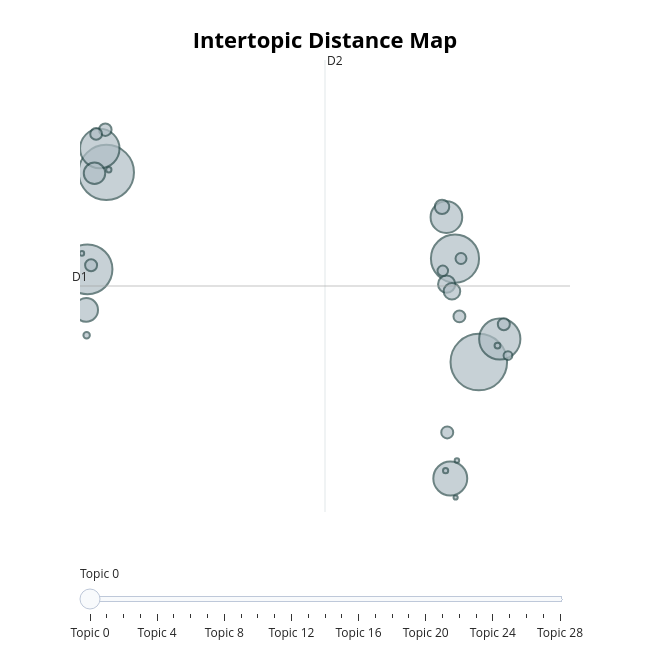

Notebook code cell kept with this figure:
### Code cell
topic_model2.visualize_topics()

### Figure 1 — Plotly figure (JSON) as saved in the notebook; plotly's stock layout.template omitted (floating-point values rounded to 4 significant figures)
{"data": [{"customdata": [[0, "town | license | authorize | beverage | alcoholic", 4256], [1, "health | correction | communication | plan | report", 4062], [2, "police | officer | court | safety | trial", 3295], [3, "tax | appropriation | amendment | credit | legislative", 3081], [4, "energy | water | gas | fuel | resource", 2263], [5, "retirement | veteran | disability | benefit | pension", 2069], [6, "bridge | transportation | vehicle | designate | transit", 1531], [7, "education | school | high | student | elementary", 1332], [8, "child | family | developmental | foster | custody", 742], [9, "marijuana | prescription | drug | cannabis | tobacco", 611], [10, "voting | voter | election | ballot | vote", 393], [11, "insurance | automobile | group | claim | damage", 365], [12, "gaming | athletic | sport | racing | horse", 276], [13, "disease | hiv | immunization | vaccine | arbovirus", 207], [14, "food | restaurant | nutrition | labeling | meal", 192], [15, "telephone | device | cable | internet | broadband", 191], [16, "harassment | discrimination | bullying | disparity | gender", 191], [17, "group | clarify | define | observation | classify", 188], [18, "day | month | awareness | american | designate", 186], [19, "document | current | joint | authorize | certain", 160], [20, "business | economic | small | development | government", 148], [21, "lighting | light | metering | plant | net", 103], [22, "marriage | alimony | therapist | divorce | payment", 55], [23, "pole | utility | relocation | wire | double", 46], [24, "cancer | screening | breast | detection | colorectal", 37], [25, "noise | sound | motorcycle | level | low", 36], [26, "flag | seal | motto | holder | commemorative", 28], [27, "elevator | abigail | adams | scholarship | john", 26], [28, "schedule | transfer | revise | affiliate | comptroller", 23]], "hovertemplate": "<b>Topic %{customdata[0]}</b><br>%{customdata[1]}<br>Size: %{customdata[2]}", "legendgroup": "", "marker": {"color": "#B0BEC5", "line": {"color": "DarkSlateGrey", "width": 2}, "size": [4256, 4062, 3295, 3081, 2263, 2069, 1531, 1332, 742, 611, 393, 365, 276, 207, 192, 191, 191, 188, 186, 160, 148, 103, 55, 46, 37, 36, 28, 26, 23], "sizemode": "area", "sizeref": 2.66, "symbol": "circle"}, "mode": "markers", "name": "", "orientation": "v", "showlegend": false, "type": "scatter", "x": [15.36, 0.4762, -0.2748, 14.41, 16.2, 0.2143, 14.22, 14.07, -0.3292, 0.003235, 14.08, 14.29, 13.89, 0.4359, 16.36, 14.1, -0.1332, 14.59, 0.0692, 14.65, 13.92, 16.53, -0.3113, 16.11, 0.5758, 14.04, -0.5012, 14.49, 14.44], "xaxis": "x", "y": [3.199, 5.816, 4.478, 4.627, 3.518, 6.145, 1.593, 5.198, 3.919, 5.803, 4.274, 4.176, 5.34, 6.406, 3.722, 2.229, 4.535, 3.829, 6.347, 4.629, 4.458, 3.289, 3.57, 3.426, 5.853, 1.701, 4.699, 1.842, 1.33], "yaxis": "y"}], "layout": {"annotations": [{"showarrow": false, "text": "D1", "x": -0.5764, "y": 4.249, "yshift": 10}, {"showarrow": false, "text": "D2", "x": 9.216, "xshift": 10, "y": 7.367}], "height": 650, "hoverlabel": {"bgcolor": "white", "font": {"family": "Rockwell", "size": 16}}, "legend": {"itemsizing": "constant", "tracegroupgap": 0}, "margin": {"t": 60}, "shapes": [{"line": {"color": "#CFD8DC", "width": 2}, "type": "line", "x0": 9.216, "x1": 9.216, "y0": 1.131, "y1": 7.367}, {"line": {"color": "#9E9E9E", "width": 2}, "type": "line", "x0": -0.5764, "x1": 19.01, "y0": 4.249, "y1": 4.249}], "sliders": [{"active": 0, "pad": {"t": 50}, "steps": [{"args": [{"marker.color": [["red", "#B0BEC5", "#B0BEC5", "#B0BEC5", "#B0BEC5", "#B0BEC5", "#B0BEC5", "#B0BEC5", "#B0BEC5", "#B0BEC5", "#B0BEC5", "#B0BEC5", "#B0BEC5", "#B0BEC5", "#B0BEC5", "#B0BEC5", "#B0BEC5", "#B0BEC5", "#B0BEC5", "#B0BEC5", "#B0BEC5", "#B0BEC5", "#B0BEC5", "#B0BEC5", "#B0BEC5", "#B0BEC5", "#B0BEC5", "#B0BEC5", "#B0BEC5"]]}], "label": "Topic 0", "method": "update"}, {"args": [{"marker.color": [["#B0BEC5", "red", "#B0BEC5", "#B0BEC5", "#B0BEC5", "#B0BEC5", "#B0BEC5", "#B0BEC5", "#B0BEC5", "#B0BEC5", "#B0BEC5", "#B0BEC5", "#B0BEC5", "#B0BEC5", "#B0BEC5", "#B0BEC5", "#B0BEC5", "#B0BEC5", "#B0BEC5", "#B0BEC5", "#B0BEC5", "#B0BEC5", "#B0BEC5", "#B0BEC5", "#B0BEC5", "#B0BEC5", "#B0BEC5", "#B0BEC5", "#B0BEC5"]]}], "label": "Topic 1", "method": "update"}, {"args": [{"marker.color": [["#B0BEC5", "#B0BEC5", "red", "#B0BEC5", "#B0BEC5", "#B0BEC5", "#B0BEC5", "#B0BEC5", "#B0BEC5", "#B0BEC5", "#B0BEC5", "#B0BEC5", "#B0BEC5", "#B0BEC5", "#B0BEC5", "#B0BEC5", "#B0BEC5", "#B0BEC5", "#B0BEC5", "#B0BEC5", "#B0BEC5", "#B0BEC5", "#B0BEC5", "#B0BEC5", "#B0BEC5", "#B0BEC5", "#B0BEC5", "#B0BEC5", "#B0BEC5"]]}], "label": "Topic 2", "method": "update"}, {"args": [{"marker.color": [["#B0BEC5", "#B0BEC5", "#B0BEC5", "red", "#B0BEC5", "#B0BEC5", "#B0BEC5", "#B0BEC5", "#B0BEC5", "#B0BEC5", "#B0BEC5", "#B0BEC5", "#B0BEC5", "#B0BEC5", "#B0BEC5", "#B0BEC5", "#B0BEC5", "#B0BEC5", "#B0BEC5", "#B0BEC5", "#B0BEC5", "#B0BEC5", "#B0BEC5", "#B0BEC5", "#B0BEC5", "#B0BEC5", "#B0BEC5", "#B0BEC5", "#B0BEC5"]]}], "label": "Topic 3", "method": "update"}, {"args": [{"marker.color": [["#B0BEC5", "#B0BEC5", "#B0BEC5", "#B0BEC5", "red", "#B0BEC5", "#B0BEC5", "#B0BEC5", "#B0BEC5", "#B0BEC5", "#B0BEC5", "#B0BEC5", "#B0BEC5", "#B0BEC5", "#B0BEC5", "#B0BEC5", "#B0BEC5", "#B0BEC5", "#B0BEC5", "#B0BEC5", "#B0BEC5", "#B0BEC5", "#B0BEC5", "#B0BEC5", "#B0BEC5", "#B0BEC5", "#B0BEC5", "#B0BEC5", "#B0BEC5"]]}], "label": "Topic 4", "method": "update"}, {"args": [{"marker.color": [["#B0BEC5", "#B0BEC5", "#B0BEC5", "#B0BEC5", "#B0BEC5", "red", "#B0BEC5", "#B0BEC5", "#B0BEC5", "#B0BEC5", "#B0BEC5", "#B0BEC5", "#B0BEC5", "#B0BEC5", "#B0BEC5", "#B0BEC5", "#B0BEC5", "#B0BEC5", "#B0BEC5", "#B0BEC5", "#B0BEC5", "#B0BEC5", "#B0BEC5", "#B0BEC5", "#B0BEC5", "#B0BEC5", "#B0BEC5", "#B0BEC5", "#B0BEC5"]]}], "label": "Topic 5", "method": "update"}, {"args": [{"marker.color": [["#B0BEC5", "#B0BEC5", "#B0BEC5", "#B0BEC5", "#B0BEC5", "#B0BEC5", "red", "#B0BEC5", "#B0BEC5", "#B0BEC5", "#B0BEC5", "#B0BEC5", "#B0BEC5", "#B0BEC5", "#B0BEC5", "#B0BEC5", "#B0BEC5", "#B0BEC5", "#B0BEC5", "#B0BEC5", "#B0BEC5", "#B0BEC5", "#B0BEC5", "#B0BEC5", "#B0BEC5", "#B0BEC5", "#B0BEC5", "#B0BEC5", "#B0BEC5"]]}], "label": "Topic 6", "method": "update"}, {"args": [{"marker.color": [["#B0BEC5", "#B0BEC5", "#B0BEC5", "#B0BEC5", "#B0BEC5", "#B0BEC5", "#B0BEC5", "red", "#B0BEC5", "#B0BEC5", "#B0BEC5", "#B0BEC5", "#B0BEC5", "#B0BEC5", "#B0BEC5", "#B0BEC5", "#B0BEC5", "#B0BEC5", "#B0BEC5", "#B0BEC5", "#B0BEC5", "#B0BEC5", "#B0BEC5", "#B0BEC5", "#B0BEC5", "#B0BEC5", "#B0BEC5", "#B0BEC5", "#B0BEC5"]]}], "label": "Topic 7", "method": "update"}, {"args": [{"marker.color": [["#B0BEC5", "#B0BEC5", "#B0BEC5", "#B0BEC5", "#B0BEC5", "#B0BEC5", "#B0BEC5", "#B0BEC5", "red", "#B0BEC5", "#B0BEC5", "#B0BEC5", "#B0BEC5", "#B0BEC5", "#B0BEC5", "#B0BEC5", "#B0BEC5", "#B0BEC5", "#B0BEC5", "#B0BEC5", "#B0BEC5", "#B0BEC5", "#B0BEC5", "#B0BEC5", "#B0BEC5", "#B0BEC5", "#B0BEC5", "#B0BEC5", "#B0BEC5"]]}], "label": "Topic 8", "method": "update"}, {"args": [{"marker.color": [["#B0BEC5", "#B0BEC5", "#B0BEC5", "#B0BEC5", "#B0BEC5", "#B0BEC5", "#B0BEC5", "#B0BEC5", "#B0BEC5", "red", "#B0BEC5", "#B0BEC5", "#B0BEC5", "#B0BEC5", "#B0BEC5", "#B0BEC5", "#B0BEC5", "#B0BEC5", "#B0BEC5", "#B0BEC5", "#B0BEC5", "#B0BEC5", "#B0BEC5", "#B0BEC5", "#B0BEC5", "#B0BEC5", "#B0BEC5", "#B0BEC5", "#B0BEC5"]]}], "label": "Topic 9", "method": "update"}, {"args": [{"marker.color": [["#B0BEC5", "#B0BEC5", "#B0BEC5", "#B0BEC5", "#B0BEC5", "#B0BEC5", "#B0BEC5", "#B0BEC5", "#B0BEC5", "#B0BEC5", "red", "#B0BEC5", "#B0BEC5", "#B0BEC5", "#B0BEC5", "#B0BEC5", "#B0BEC5", "#B0BEC5", "#B0BEC5", "#B0BEC5", "#B0BEC5", "#B0BEC5", "#B0BEC5", "#B0BEC5", "#B0BEC5", "#B0BEC5", "#B0BEC5", "#B0BEC5", "#B0BEC5"]]}], "label": "Topic 10", "method": "update"}, {"args": [{"marker.color": [["#B0BEC5", "#B0BEC5", "#B0BEC5", "#B0BEC5", "#B0BEC5", "#B0BEC5", "#B0BEC5", "#B0BEC5", "#B0BEC5", "#B0BEC5", "#B0BEC5", "red", "#B0BEC5", "#B0BEC5", "#B0BEC5", "#B0BEC5", "#B0BEC5", "#B0BEC5", "#B0BEC5", "#B0BEC5", "#B0BEC5", "#B0BEC5", "#B0BEC5", "#B0BEC5", "#B0BEC5", "#B0BEC5", "#B0BEC5", "#B0BEC5", "#B0BEC5"]]}], "label": "Topic 11", "method": "update"}, {"args": [{"marker.color": [["#B0BEC5", "#B0BEC5", "#B0BEC5", "#B0BEC5", "#B0BEC5", "#B0BEC5", "#B0BEC5", "#B0BEC5", "#B0BEC5", "#B0BEC5", "#B0BEC5", "#B0BEC5", "red", "#B0BEC5", "#B0BEC5", "#B0BEC5", "#B0BEC5", "#B0BEC5", "#B0BEC5", "#B0BEC5", "#B0BEC5", "#B0BEC5", "#B0BEC5", "#B0BEC5", "#B0BEC5", "#B0BEC5", "#B0BEC5", "#B0BEC5", "#B0BEC5"]]}], "label": "Topic 12", "method": "update"}, {"args": [{"marker.color": [["#B0BEC5", "#B0BEC5", "#B0BEC5", "#B0BEC5", "#B0BEC5", "#B0BEC5", "#B0BEC5", "#B0BEC5", "#B0BEC5", "#B0BEC5", "#B0BEC5", "#B0BEC5", "#B0BEC5", "red", "#B0BEC5", "#B0BEC5", "#B0BEC5", "#B0BEC5", "#B0BEC5", "#B0BEC5", "#B0BEC5", "#B0BEC5", "#B0BEC5", "#B0BEC5", "#B0BEC5", "#B0BEC5", "#B0BEC5", "#B0BEC5", "#B0BEC5"]]}], "label": "Topic 13", "method": "update"}, {"args": [{"marker.color": [["#B0BEC5", "#B0BEC5", "#B0BEC5", "#B0BEC5", "#B0BEC5", "#B0BEC5", "#B0BEC5", "#B0BEC5", "#B0BEC5", "#B0BEC5", "#B0BEC5", "#B0BEC5", "#B0BEC5", "#B0BEC5", "red", "#B0BEC5", "#B0BEC5", "#B0BEC5", "#B0BEC5", "#B0BEC5", "#B0BEC5", "#B0BEC5", "#B0BEC5", "#B0BEC5", "#B0BEC5", "#B0BEC5", "#B0BEC5", "#B0BEC5", "#B0BEC5"]]}], "label": "Topic 14", "method": "update"}, {"args": [{"marker.color": [["#B0BEC5", "#B0BEC5", "#B0BEC5", "#B0BEC5", "#B0BEC5", "#B0BEC5", "#B0BEC5", "#B0BEC5", "#B0BEC5", "#B0BEC5", "#B0BEC5", "#B0BEC5", "#B0BEC5", "#B0BEC5", "#B0BEC5", "red", "#B0BEC5", "#B0BEC5", "#B0BEC5", "#B0BEC5", "#B0BEC5", "#B0BEC5", "#B0BEC5", "#B0BEC5", "#B0BEC5", "#B0BEC5", "#B0BEC5", "#B0BEC5", "#B0BEC5"]]}], "label": "Topic 15", "method": "update"}, {"args": [{"marker.color": [["#B0BEC5", "#B0BEC5", "#B0BEC5", "#B0BEC5", "#B0BEC5", "#B0BEC5", "#B0BEC5", "#B0BEC5", "#B0BEC5", "#B0BEC5", "#B0BEC5", "#B0BEC5", "#B0BEC5", "#B0BEC5", "#B0BEC5", "#B0BEC5", "red", "#B0BEC5", "#B0BEC5", "#B0BEC5", "#B0BEC5", "#B0BEC5", "#B0BEC5", "#B0BEC5", "#B0BEC5", "#B0BEC5", "#B0BEC5", "#B0BEC5", "#B0BEC5"]]}], "label": "Topic 16", "method": "update"}, {"args": [{"marker.color": [["#B0BEC5", "#B0BEC5", "#B0BEC5", "#B0BEC5", "#B0BEC5", "#B0BEC5", "#B0BEC5", "#B0BEC5", "#B0BEC5", "#B0BEC5", "#B0BEC5", "#B0BEC5", "#B0BEC5", "#B0BEC5", "#B0BEC5", "#B0BEC5", "#B0BEC5", "red", "#B0BEC5", "#B0BEC5", "#B0BEC5", "#B0BEC5", "#B0BEC5", "#B0BEC5", "#B0BEC5", "#B0BEC5", "#B0BEC5", "#B0BEC5", "#B0BEC5"]]}], "label": "Topic 17", "method": "update"}, {"args": [{"marker.color": [["#B0BEC5", "#B0BEC5", "#B0BEC5", "#B0BEC5", "#B0BEC5", "#B0BEC5", "#B0BEC5", "#B0BEC5", "#B0BEC5", "#B0BEC5", "#B0BEC5", "#B0BEC5", "#B0BEC5", "#B0BEC5", "#B0BEC5", "#B0BEC5", "#B0BEC5", "#B0BEC5", "red", "#B0BEC5", "#B0BEC5", "#B0BEC5", "#B0BEC5", "#B0BEC5", "#B0BEC5", "#B0BEC5", "#B0BEC5", "#B0BEC5", "#B0BEC5"]]}], "label": "Topic 18", "method": "update"}, {"args": [{"marker.color": [["#B0BEC5", "#B0BEC5", "#B0BEC5", "#B0BEC5", "#B0BEC5", "#B0BEC5", "#B0BEC5", "#B0BEC5", "#B0BEC5", "#B0BEC5", "#B0BEC5", "#B0BEC5", "#B0BEC5", "#B0BEC5", "#B0BEC5", "#B0BEC5", "#B0BEC5", "#B0BEC5", "#B0BEC5", "red", "#B0BEC5", "#B0BEC5", "#B0BEC5", "#B0BEC5", "#B0BEC5", "#B0BEC5", "#B0BEC5", "#B0BEC5", "#B0BEC5"]]}], "label": "Topic 19", "method": "update"}, {"args": [{"marker.color": [["#B0BEC5", "#B0BEC5", "#B0BEC5", "#B0BEC5", "#B0BEC5", "#B0BEC5", "#B0BEC5", "#B0BEC5", "#B0BEC5", "#B0BEC5", "#B0BEC5", "#B0BEC5", "#B0BEC5", "#B0BEC5", "#B0BEC5", "#B0BEC5", "#B0BEC5", "#B0BEC5", "#B0BEC5", "#B0BEC5", "red", "#B0BEC5", "#B0BEC5", "#B0BEC5", "#B0BEC5", "#B0BEC5", "#B0BEC5", "#B0BEC5", "#B0BEC5"]]}], "label": "Topic 20", "method": "update"}, {"args": [{"marker.color": [["#B0BEC5", "#B0BEC5", "#B0BEC5", "#B0BEC5", "#B0BEC5", "#B0BEC5", "#B0BEC5", "#B0BEC5", "#B0BEC5", "#B0BEC5", "#B0BEC5", "#B0BEC5", "#B0BEC5", "#B0BEC5", "#B0BEC5", "#B0BEC5", "#B0BEC5", "#B0BEC5", "#B0BEC5", "#B0BEC5", "#B0BEC5", "red", "#B0BEC5", "#B0BEC5", "#B0BEC5", "#B0BEC5", "#B0BEC5", "#B0BEC5", "#B0BEC5"]]}], "label": "Topic 21", "method": "update"}, {"args": [{"marker.color": [["#B0BEC5", "#B0BEC5", "#B0BEC5", "#B0BEC5", "#B0BEC5", "#B0BEC5", "#B0BEC5", "#B0BEC5", "#B0BEC5", "#B0BEC5", "#B0BEC5", "#B0BEC5", "#B0BEC5", "#B0BEC5", "#B0BEC5", "#B0BEC5", "#B0BEC5", "#B0BEC5", "#B0BEC5", "#B0BEC5", "#B0BEC5", "#B0BEC5", "red", "#B0BEC5", "#B0BEC5", "#B0BEC5", "#B0BEC5", "#B0BEC5", "#B0BEC5"]]}], "label": "Topic 22", "method": "update"}, {"args": [{"marker.color": [["#B0BEC5", "#B0BEC5", "#B0BEC5", "#B0BEC5", "#B0BEC5", "#B0BEC5", "#B0BEC5", "#B0BEC5", "#B0BEC5", "#B0BEC5", "#B0BEC5", "#B0BEC5", "#B0BEC5", "#B0BEC5", "#B0BEC5", "#B0BEC5", "#B0BEC5", "#B0BEC5", "#B0BEC5", "#B0BEC5", "#B0BEC5", "#B0BEC5", "#B0BEC5", "red", "#B0BEC5", "#B0BEC5", "#B0BEC5", "#B0BEC5", "#B0BEC5"]]}], "label": "Topic 23", "method": "update"}, {"args": [{"marker.color": [["#B0BEC5", "#B0BEC5", "#B0BEC5", "#B0BEC5", "#B0BEC5", "#B0BEC5", "#B0BEC5", "#B0BEC5", "#B0BEC5", "#B0BEC5", "#B0BEC5", "#B0BEC5", "#B0BEC5", "#B0BEC5", "#B0BEC5", "#B0BEC5", "#B0BEC5", "#B0BEC5", "#B0BEC5", "#B0BEC5", "#B0BEC5", "#B0BEC5", "#B0BEC5", "#B0BEC5", "red", "#B0BEC5", "#B0BEC5", "#B0BEC5", "#B0BEC5"]]}], "label": "Topic 24", "method": "update"}, {"args": [{"marker.color": [["#B0BEC5", "#B0BEC5", "#B0BEC5", "#B0BEC5", "#B0BEC5", "#B0BEC5", "#B0BEC5", "#B0BEC5", "#B0BEC5", "#B0BEC5", "#B0BEC5", "#B0BEC5", "#B0BEC5", "#B0BEC5", "#B0BEC5", "#B0BEC5", "#B0BEC5", "#B0BEC5", "#B0BEC5", "#B0BEC5", "#B0BEC5", "#B0BEC5", "#B0BEC5", "#B0BEC5", "#B0BEC5", "red", "#B0BEC5", "#B0BEC5", "#B0BEC5"]]}], "label": "Topic 25", "method": "update"}, {"args": [{"marker.color": [["#B0BEC5", "#B0BEC5", "#B0BEC5", "#B0BEC5", "#B0BEC5", "#B0BEC5", "#B0BEC5", "#B0BEC5", "#B0BEC5", "#B0BEC5", "#B0BEC5", "#B0BEC5", "#B0BEC5", "#B0BEC5", "#B0BEC5", "#B0BEC5", "#B0BEC5", "#B0BEC5", "#B0BEC5", "#B0BEC5", "#B0BEC5", "#B0BEC5", "#B0BEC5", "#B0BEC5", "#B0BEC5", "#B0BEC5", "red", "#B0BEC5", "#B0BEC5"]]}], "label": "Topic 26", "method": "update"}, {"args": [{"marker.color": [["#B0BEC5", "#B0BEC5", "#B0BEC5", "#B0BEC5", "#B0BEC5", "#B0BEC5", "#B0BEC5", "#B0BEC5", "#B0BEC5", "#B0BEC5", "#B0BEC5", "#B0BEC5", "#B0BEC5", "#B0BEC5", "#B0BEC5", "#B0BEC5", "#B0BEC5", "#B0BEC5", "#B0BEC5", "#B0BEC5", "#B0BEC5", "#B0BEC5", "#B0BEC5", "#B0BEC5", "#B0BEC5", "#B0BEC5", "#B0BEC5", "red", "#B0BEC5"]]}], "label": "Topic 27", "method": "update"}, {"args": [{"marker.color": [["#B0BEC5", "#B0BEC5", "#B0BEC5", "#B0BEC5", "#B0BEC5", "#B0BEC5", "#B0BEC5", "#B0BEC5", "#B0BEC5", "#B0BEC5", "#B0BEC5", "#B0BEC5", "#B0BEC5", "#B0BEC5", "#B0BEC5", "#B0BEC5", "#B0BEC5", "#B0BEC5", "#B0BEC5", "#B0BEC5", "#B0BEC5", "#B0BEC5", "#B0BEC5", "#B0BEC5", "#B0BEC5", "#B0BEC5", "#B0BEC5", "#B0BEC5", "red"]]}], "label": "Topic 28", "method": "update"}]}], "title": {"font": {"color": "Black", "size": 22}, "text": "<b>Intertopic Distance Map</b>", "x": 0.5, "xanchor": "center", "y": 0.95, "yanchor": "top"}, "width": 650, "xaxis": {"anchor": "y", "domain": [0, 1], "range": [-0.5764, 19.01], "title": {"text": ""}, "visible": false}, "yaxis": {"anchor": "x", "domain": [0, 1], "range": [1.131, 7.367], "title": {"text": ""}, "visible": false}}}
